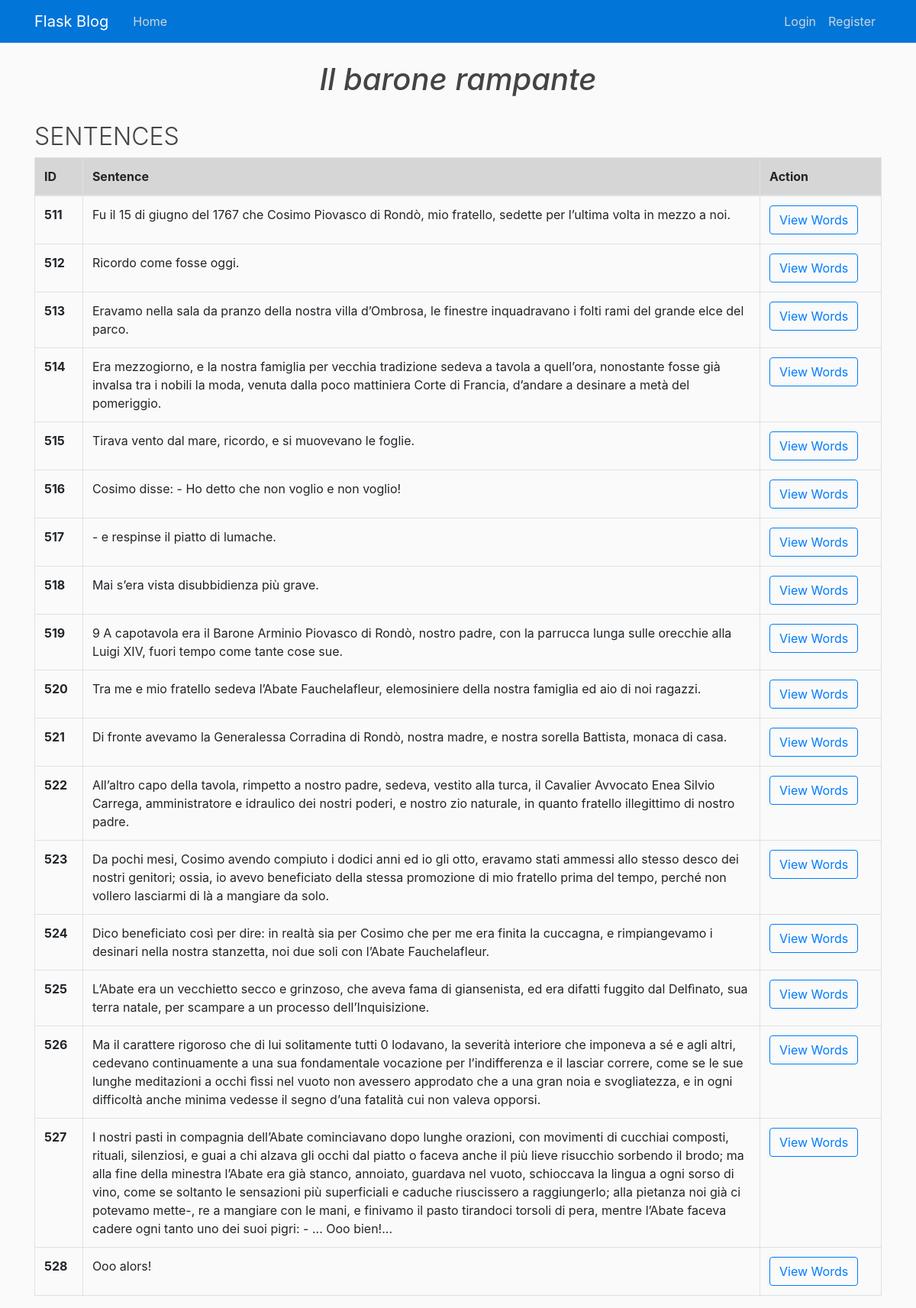
Screenshot of /view_text/15 with the database file from the repository.
### flaskblog/models.py (models this page shows, shortened)
class Texts(db.Model):
    id = db.Column(db.Integer, primary_key=True)
    title = db.Column(db.String(200), nullable=False)
    text = db.Column(db.Text(10000), nullable=False)
    sentences = db.relationship('Sent', backref='owner', lazy=True)

class Sent(db.Model):
    id = db.Column(db.Integer, primary_key=True)
    sentence = db.Column(db.String(500), nullable=False)
    owner_id = db.Column(db.Integer, db.ForeignKey('texts.id'), nullable=False)
    word = db.relationship('Words', backref='sentowner', lazy=True)

### flaskblog/routes.py (the view)
@app.route("/view_text/<int:texts_id>", methods=['GET', 'POST'])
def sent(texts_id):
    text = Texts.query.get_or_404(texts_id)
    sent = Sent.query.filter_by(owner=text)
    return render_template('sent.html', title=text.title, text=text, sent=sent)

### flaskblog/templates/sent.html (shortened to what this page needs)
{% extends "layout.html" %}
{% block content %}
<h1 class="text-center , font-italic">{{ title }}</h1><br>
<h2 class="font-weight-light">SENTENCES</h2>
<table class="table table-bordered">
    <thead>
      <tr class="table-active">
        <th scope="col">ID</th>
        <th scope="col" style="width: 80%;">Sentence</th>
        <th scope="col">Action</th>
      </tr>
    </thead>
    <tbody>
        {% for i in sent %}
        <tr>
          <th>{{ i.id }}</th>
          <td>{{ i.sentence }}</td>
          <td><a class="btn btn-outline-primary" href="{{ url_for('words', sent_id=i.id) }}">View Words</a></td>
        </tr>
        {% endfor %}
    </tbody>
</table>
{% endblock content %}

### flaskblog/static/main.css (style rules this page uses)
body { background: #fafafa; color: #333333; margin-top: 5rem; }
h1, h2, h3, h4, h5, h6 { color: #444444; }

### rows the page displays
Texts: title "Il barone rampante"
Sent: id "511", sentence "Fu il 15 di giugno del 1767 che Cosimo Piovasco di Rondò, mio fratello, sedette per l’ultima volta in mezzo a noi."
Sent: id "512", sentence "Ricordo come fosse oggi."
Sent: id "513", sentence "Eravamo nella sala da pranzo della nostra villa d’Ombrosa, le finestre inquadravano i folti rami del grande elce del parco."
Sent: id "514", sentence "Era mezzogiorno, e la nostra famiglia per vecchia tradizione sedeva a tavola a quell’ora, nonostante fosse già invalsa tra i nobili la moda, venuta dalla poco mattiniera Corte di Francia, d’andare a desinare a metà del pomeriggio."
Sent: id "515", sentence "Tirava vento dal mare, ricordo, e si muovevano le foglie."
Sent: id "516", sentence "Cosimo disse: - Ho detto che non voglio e non voglio!"
Sent: id "517", sentence "- e respinse il piatto di lumache."
Sent: id "518", sentence "Mai s’era vista disubbidienza più grave."
Sent: id "519", sentence "9 A capotavola era il Barone Arminio Piovasco di Rondò, nostro padre, con la parrucca lunga sulle orecchie alla Luigi XIV, fuori tempo come tante cose sue."
Sent: id "520", sentence "Tra me e mio fratello sedeva l’Abate Fauchelafleur, elemosiniere della nostra famiglia ed aio di noi ragazzi."
Sent: id "521", sentence "Di fronte avevamo la Generalessa Corradina di Rondò, nostra madre, e nostra sorella Battista, monaca di casa."
Sent: id "522", sentence "All’altro capo della tavola, rimpetto a nostro padre, sedeva, vestito alla turca, il Cavalier Avvocato Enea Silvio Carrega, amministratore e idraulico dei nostri poderi, e nostro zio naturale, in quanto fratello illegittimo di nostro padre."
Sent: id "523", sentence "Da pochi mesi, Cosimo avendo compiuto i dodici anni ed io gli otto, eravamo stati ammessi allo stesso desco dei nostri genitori; ossia, io avevo beneficiato della stessa promozione di mio fratello prima del tempo, perché non vollero lasciarmi di là a mangiare da solo."
Sent: id "524", sentence "Dico beneficiato così per dire: in realtà sia per Cosimo che per me era finita la cuccagna, e rimpiangevamo i desinari nella nostra stanzetta, noi due soli con l’Abate Fauchelafleur."
Sent: id "525", sentence "L’Abate era un vecchietto secco e grinzoso, che aveva fama di giansenista, ed era difatti fuggito dal Delfìnato, sua terra natale, per scampare a un processo dell’Inquisizione."
Sent: id "526", sentence "Ma il carattere rigoroso che di lui solitamente tutti 0 lodavano, la severità interiore che imponeva a sé e agli altri, cedevano continuamente a una sua fondamentale vocazione per l’indifferenza e il lasciar correre, come se le sue lunghe meditazioni a occhi fìssi nel vuoto non avessero approdato che a una gran noia e svogliatezza, e in ogni difficoltà anche minima vedesse il segno d’una fatalità cui non valeva opporsi."
Sent: id "527", sentence "I nostri pasti in compagnia dell’Abate cominciavano dopo lunghe orazioni, con movimenti di cucchiai composti, rituali, silenziosi, e guai a chi alzava gli occhi dal piatto o faceva anche il più lieve risucchio sorbendo il brodo; ma alla fine della minestra l’Abate era già stanco, annoiato, guardava nel vuoto, schioccava la lingua a ogni sorso di vino, come se soltanto le sensazioni più superficiali e caduche riuscissero a raggiungerlo; alla pietanza noi già ci potevamo mette-, re a mangiare con le mani, e finivamo il pasto tirandoci torsoli di pera, mentre l’Abate faceva cadere ogni tanto uno dei suoi pigri: - ... Ooo bien!..."
Sent: id "528", sentence "Ooo alors!"
